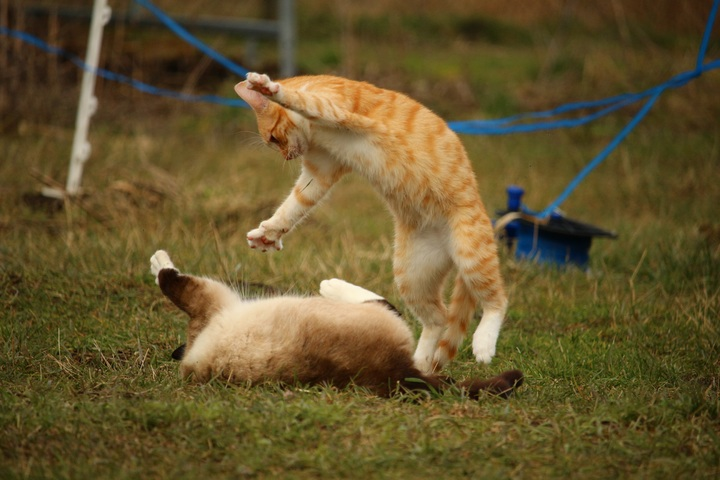
#> input picture Semester 6/Pengolahan Citra/Tugas/Program/kucing.jpg, 720 x 480 px
$ python gambar.py
#> lines starting #> are read from the running program, lines starting #| are printed output that depends on the picture
# 1. Import library
import cv2

# 2. Membaca gambar
img = cv2.imread('kucing.jpg')
#> img is the input picture: shape (480, 720, 3); mean B, G, R 45.5, 85.1, 100.7
negatif = 255 - img
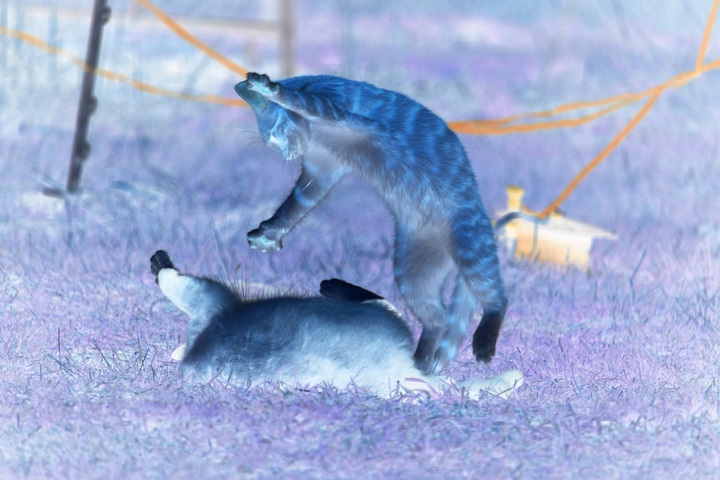
#> negatif: shape (480, 720, 3); mean B, G, R 209.5, 169.9, 154.3

# 3. Menampilkan gambar
cv2.imshow('gambar asli', img)
cv2.imshow('gambar negatif', negatif)

# 4. Menunda windows terdestroy
cv2.waitKey(0)

# 5. Mendestroy windows
cv2.destroyAllWindows()
